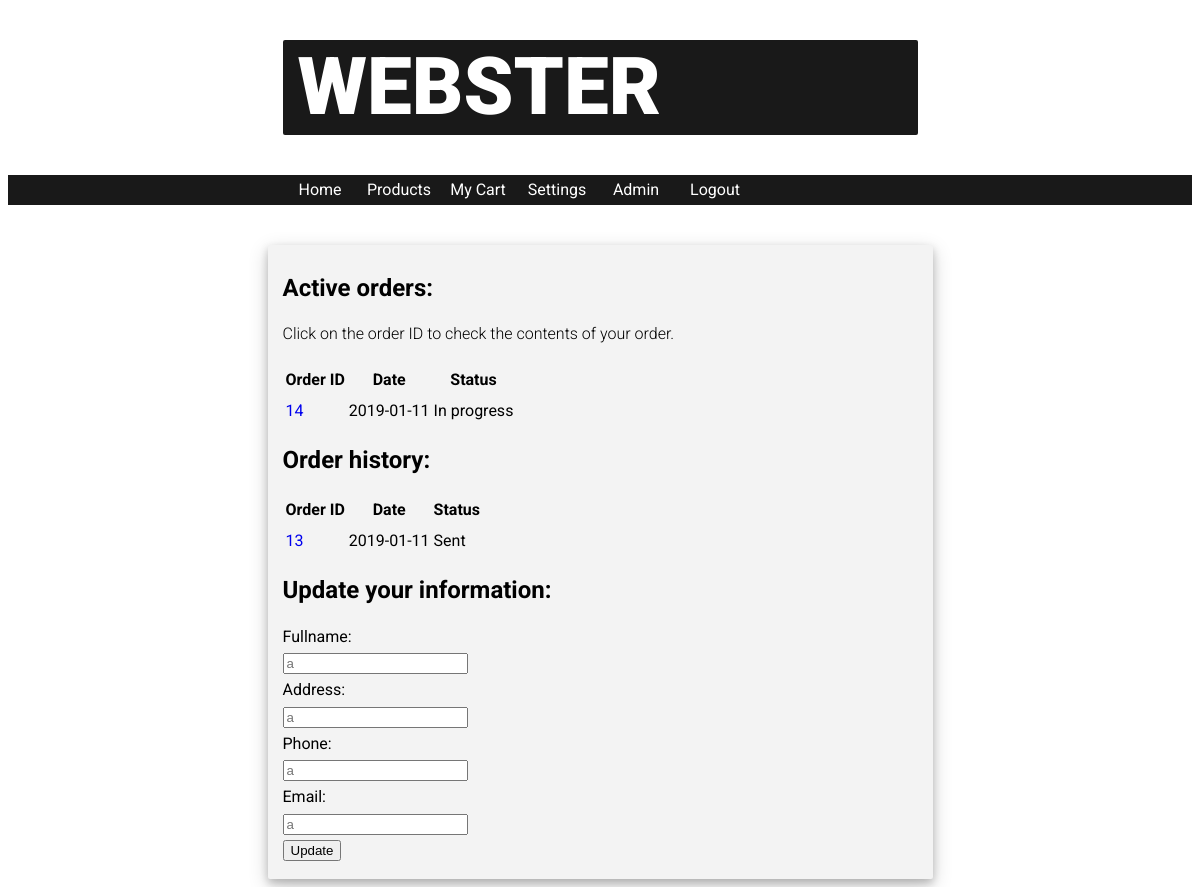
The app's page /website/account.php (signed in) with its own data.
### tables this page shows
CREATE TABLE IF NOT EXISTS `orders` (
  `shipping` varchar(1000) NOT NULL,
  `date_stamp` date NOT NULL,
  `user_id` int(255) NOT NULL,
  `shipping_address` varchar(1000) NOT NULL,
  `payment_method` varchar(1000) NOT NULL,
  `order_id` int(255) NOT NULL AUTO_INCREMENT,
  `status` varchar(1000) NOT NULL,
  PRIMARY KEY (`order_id`),
  KEY `orders_fk_1` (`user_id`)
);

CREATE TABLE IF NOT EXISTS `customers` (
  `name` varchar(1000) NOT NULL,
  `address` varchar(1000) NOT NULL,
  `phone` varchar(1000) NOT NULL,
  `email` varchar(1000) NOT NULL,
  `user_id` int(255) NOT NULL AUTO_INCREMENT,
  `nin` varchar(1000) NOT NULL,
  PRIMARY KEY (`user_id`)
);

### website/account.php (the view, shortened to what this page needs)
<?php
    include 'header.php';
?>
<div class="body_wrap" id="account">
    <h2>Active orders:</h2>
    <?php
    	try{
    	    $userId = $_SESSION["userId"];
    	    $status = 2;
    	    $query = $pdo->prepare('SELECT * FROM orders WHERE user_id = ? AND status = ?');
    	    $query->execute([$userId, $status]);
    	    if($query->rowCount()) {
                ?>
                <p><span>Click on the order ID to check the contents of your order.</span></p>
    	    	<table border="0">
    	            <tr>
    			<th>Order ID</th>
    			<th>Date</th>
    			<th>Status</th>
    		    </tr>
    		<?php
    		while($row = $query->fetch(PDO::FETCH_ASSOC) ){
    		    ?>
    		    <tr>
    			<td><a href="order.php?id=<?php echo $row["order_id"]; ?>"><?php echo $row["order_id"];?></a></td>
                        <td><?php echo $row["date_stamp"]; ?></td>
    		    	<td><?php echo "In progress"; ?></td>
    		    </tr>
    		    <?php
    		}?>
    	        </table>
    		<?php
    	    } else {
    		echo "<span>You have no active orders.</span>";
    	    }
    	} catch (PDOException $e) {
    		echo "Error: " . $e->getMessage();
    	}
    ?>
    <h2>Order history:</h2>
    <?php
    	try{
    	    $userId = $_SESSION["userId"];
    	    $status = 3;
    	    $query = $pdo->prepare('SELECT * FROM orders WHERE user_id = ? AND status = ?');
    	    $query->execute([$userId, $status]);
    	    if($query->rowCount()) {
    	    	?>
    		<table border="0">
    		    <tr>
    			<th>Order ID</th>
    			<th>Date</th>
    			<th>Status</th>
    		    </tr>
    		<?php
    		while($row = $query->fetch(PDO::FETCH_ASSOC) ){
    		?>
    		   <span> <tr>
    			<td><a href="order.php?id=<?php echo $row["order_id"]; ?>"><?php echo $row["order_id"];?></a></td>
    			<td><?php echo $row["date_stamp"]; ?></td>
    			<td><?php echo "Sent"; ?></td>
    		    </tr></span>
    		<?php
    		}
                ?>
                </table>
    		<?php
    		} else {
    			echo "<span>You have no order history.</span>";
    		}
    	} catch (PDOException $e) {
    		echo "Error: " . $e->getMessage();
    	}
    ?>
    <h2>Update your information:</h2>
    <?php
    	$userId = $_SESSION["userId"];
    	$query = $pdo->prepare('SELECT * FROM customers WHERE user_id = ?');
    	$query->execute([$userId]);
    	$row = $query->fetch(PDO::FETCH_ASSOC);
    ?>
    <form action="php_scripts/updateInformation.php" method="post">
    	Fullname: <br><input type="text" name="fullname" placeholder = <?php echo $row["name"]; ?>><br>
    	Address: <br><input type="text" name="address" placeholder = <?php echo $row["address"];?>><br>
    	Phone: <br><input type="text" name="phone" placeholder = <?php echo $row["phone"];?>><br>
    	Email: <br><input type="text" name="email" placeholder = <?php echo $row["email"];?>><br>
    	<input type="submit" name="submit" value="Update">
    </form>
</div>

### website/css/design.css (style rules this page uses)
.body_wrap { font-family:'Roboto', sans-serif; }
#account { box-shadow: 0 4px 8px 0 rgba(0, 0, 0, 0.2), 0 6px 20px 0 rgba(0, 0, 0, 0.19); background: #F3F3F3; border-radius:2px; padding:15px; padding-top:10px; line-height:20pt; }
#account span { font-weight: 300; }
.body_wrap { width:750px; height:1000px; }
a { outline: 0; }
a:link { text-decoration:none; }

### website/css/read_article_design.css (style rules this page uses)
.body_wrap { position:relative; margin-left:auto; margin-right:auto; width: 635px; height:auto; margin-top:40px; }

### records on screen
orders: order_id "14", date_stamp "2019-01-11"
orders: order_id "13", date_stamp "2019-01-11"
customers: fullname "a", address "a", phone "a", email "a"
